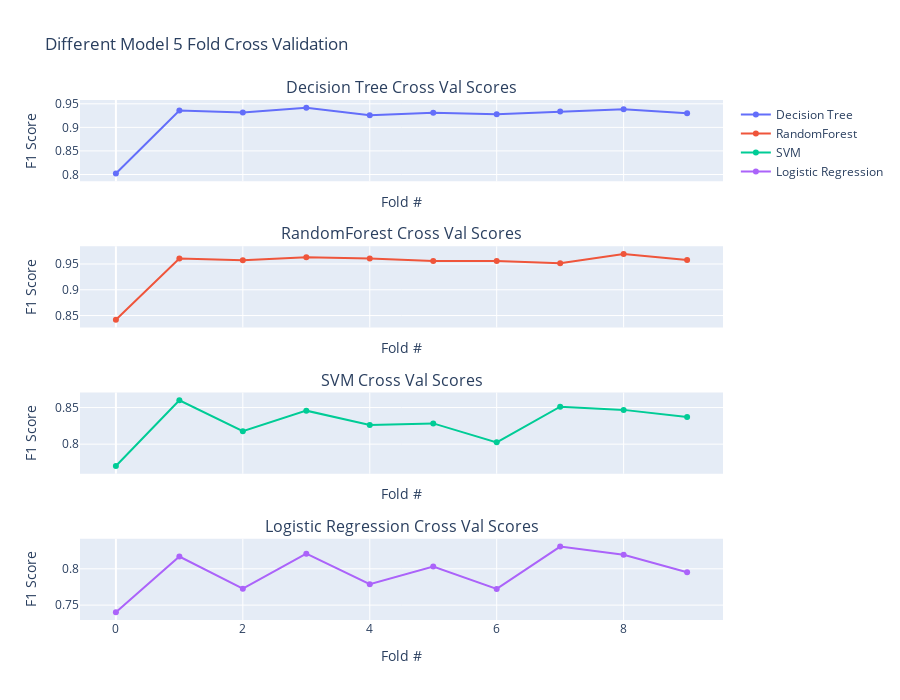

Write notebook code for a chart like this one.
### Code cell
fig = make_subplots(rows=4, cols=1,shared_xaxes=True,subplot_titles=('Decision Tree Cross Val Scores',
                                                                     'RandomForest Cross Val Scores',
                                                                    'SVM Cross Val Scores','Logistic Regression Cross Val Scores'))

fig.add_trace(
    go.Scatter(x=list(range(0,len(DT_CROSS_VAL))),y=DT_CROSS_VAL,name='Decision Tree'),
    row=1, col=1
)
fig.add_trace(
    go.Scatter(x=list(range(0,len(DT_CROSS_VAL))),y=RF_CROSS_VAL,name='RandomForest'),
    row=2, col=1
)
fig.add_trace(
    go.Scatter(x=list(range(0,len(DT_CROSS_VAL))),y=SVM_CROSS_VAL,name='SVM'),
    row=3, col=1
)
fig.add_trace(
    go.Scatter(x=list(range(0,len(DT_CROSS_VAL))),y=LR_CROSS_VAL,name='Logistic Regression'),
    row=4, col=1
)

fig.update_layout(height=700, width=900, title_text="Different Model 5 Fold Cross Validation")
fig.update_yaxes(title_text="F1 Score")
fig.update_xaxes(title_text="Fold #")

fig.show()

### Figure 1 — Plotly figure (JSON) as saved in the notebook; plotly's stock layout.template omitted (floating-point values rounded to 4 significant figures)
{"data": [{"name": "Decision Tree", "type": "scatter", "x": [0, 1, 2, 3, 4, 5, 6, 7, 8, 9], "xaxis": "x", "y": [0.8023, 0.9355, 0.9313, 0.9415, 0.9258, 0.9308, 0.9279, 0.9337, 0.9386, 0.9298], "yaxis": "y"}, {"name": "RandomForest", "type": "scatter", "x": [0, 1, 2, 3, 4, 5, 6, 7, 8, 9], "xaxis": "x2", "y": [0.842, 0.9605, 0.9572, 0.9632, 0.9606, 0.9556, 0.9556, 0.9513, 0.9692, 0.9579], "yaxis": "y2"}, {"name": "SVM", "type": "scatter", "x": [0, 1, 2, 3, 4, 5, 6, 7, 8, 9], "xaxis": "x3", "y": [0.7702, 0.8599, 0.8176, 0.8458, 0.8262, 0.8284, 0.8024, 0.8512, 0.8468, 0.837], "yaxis": "y3"}, {"name": "Logistic Regression", "type": "scatter", "x": [0, 1, 2, 3, 4, 5, 6, 7, 8, 9], "xaxis": "x4", "y": [0.7403, 0.8169, 0.7726, 0.8208, 0.7789, 0.803, 0.7723, 0.8307, 0.8193, 0.7954], "yaxis": "y4"}], "layout": {"annotations": [{"font": {"size": 16}, "showarrow": false, "text": "Decision Tree Cross Val Scores", "x": 0.5, "xanchor": "center", "xref": "paper", "y": 1, "yanchor": "bottom", "yref": "paper"}, {"font": {"size": 16}, "showarrow": false, "text": "RandomForest Cross Val Scores", "x": 0.5, "xanchor": "center", "xref": "paper", "y": 0.7188, "yanchor": "bottom", "yref": "paper"}, {"font": {"size": 16}, "showarrow": false, "text": "SVM Cross Val Scores", "x": 0.5, "xanchor": "center", "xref": "paper", "y": 0.4375, "yanchor": "bottom", "yref": "paper"}, {"font": {"size": 16}, "showarrow": false, "text": "Logistic Regression Cross Val Scores", "x": 0.5, "xanchor": "center", "xref": "paper", "y": 0.1562, "yanchor": "bottom", "yref": "paper"}], "height": 700, "title": {"text": "Different Model 5 Fold Cross Validation"}, "width": 900, "xaxis": {"anchor": "y", "autorange": true, "domain": [0, 1], "matches": "x4", "range": [-0.5666, 9.567], "showticklabels": false, "title": {"text": "Fold #"}, "type": "linear"}, "xaxis2": {"anchor": "y2", "autorange": true, "domain": [0, 1], "matches": "x4", "range": [-0.5666, 9.567], "showticklabels": false, "title": {"text": "Fold #"}, "type": "linear"}, "xaxis3": {"anchor": "y3", "autorange": true, "domain": [0, 1], "matches": "x4", "range": [-0.5666, 9.567], "showticklabels": false, "title": {"text": "Fold #"}, "type": "linear"}, "xaxis4": {"anchor": "y4", "autorange": true, "domain": [0, 1], "range": [-0.5666, 9.567], "title": {"text": "Fold #"}, "type": "linear"}, "yaxis": {"anchor": "x", "autorange": true, "domain": [0.8438, 1], "range": [0.7857, 0.958], "title": {"text": "F1 Score"}, "type": "linear"}, "yaxis2": {"anchor": "x2", "autorange": true, "domain": [0.5625, 0.7188], "range": [0.8268, 0.9844], "title": {"text": "F1 Score"}, "type": "linear"}, "yaxis3": {"anchor": "x3", "autorange": true, "domain": [0.2812, 0.4375], "range": [0.7596, 0.8706], "title": {"text": "F1 Score"}, "type": "linear"}, "yaxis4": {"anchor": "x4", "autorange": true, "domain": [0, 0.1562], "range": [0.7295, 0.8414], "title": {"text": "F1 Score"}, "type": "linear"}}}
